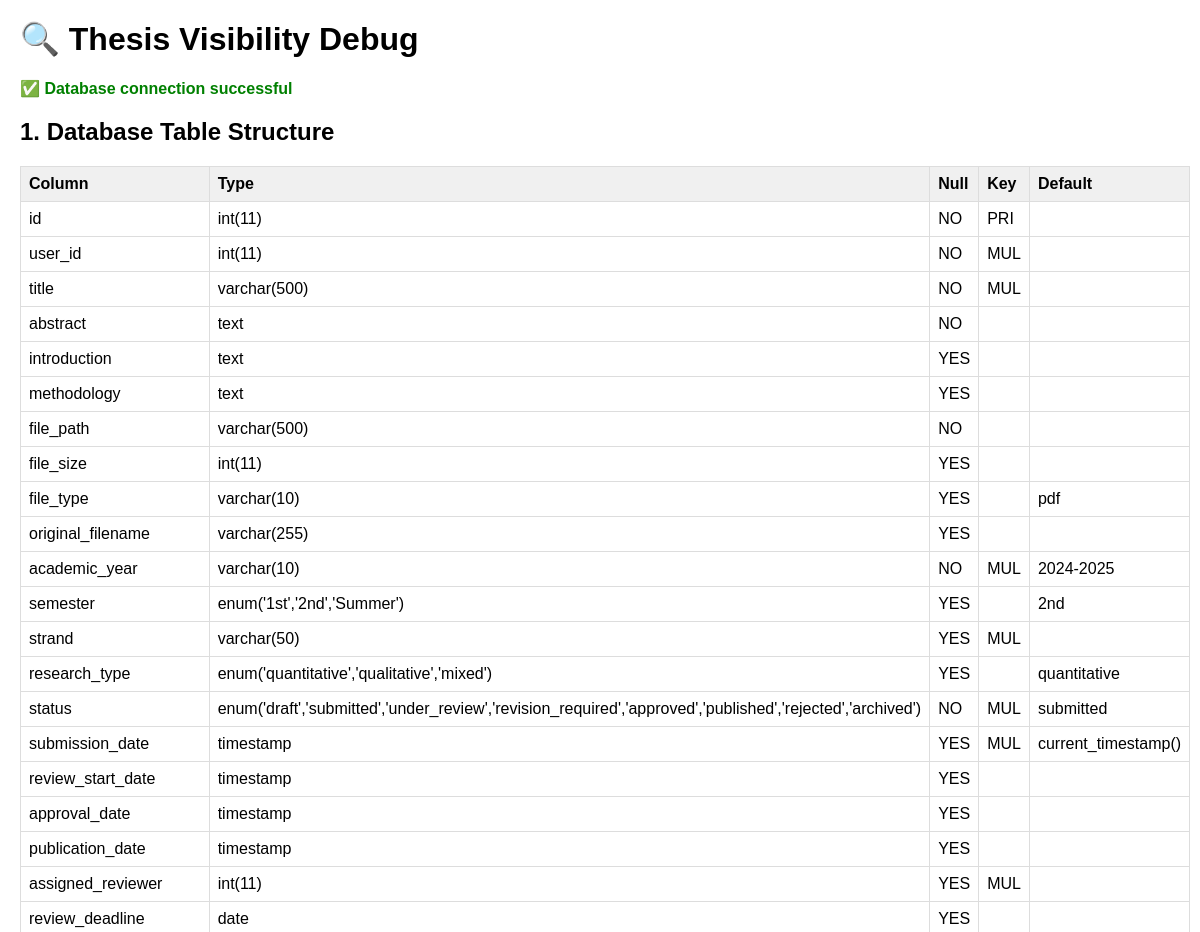
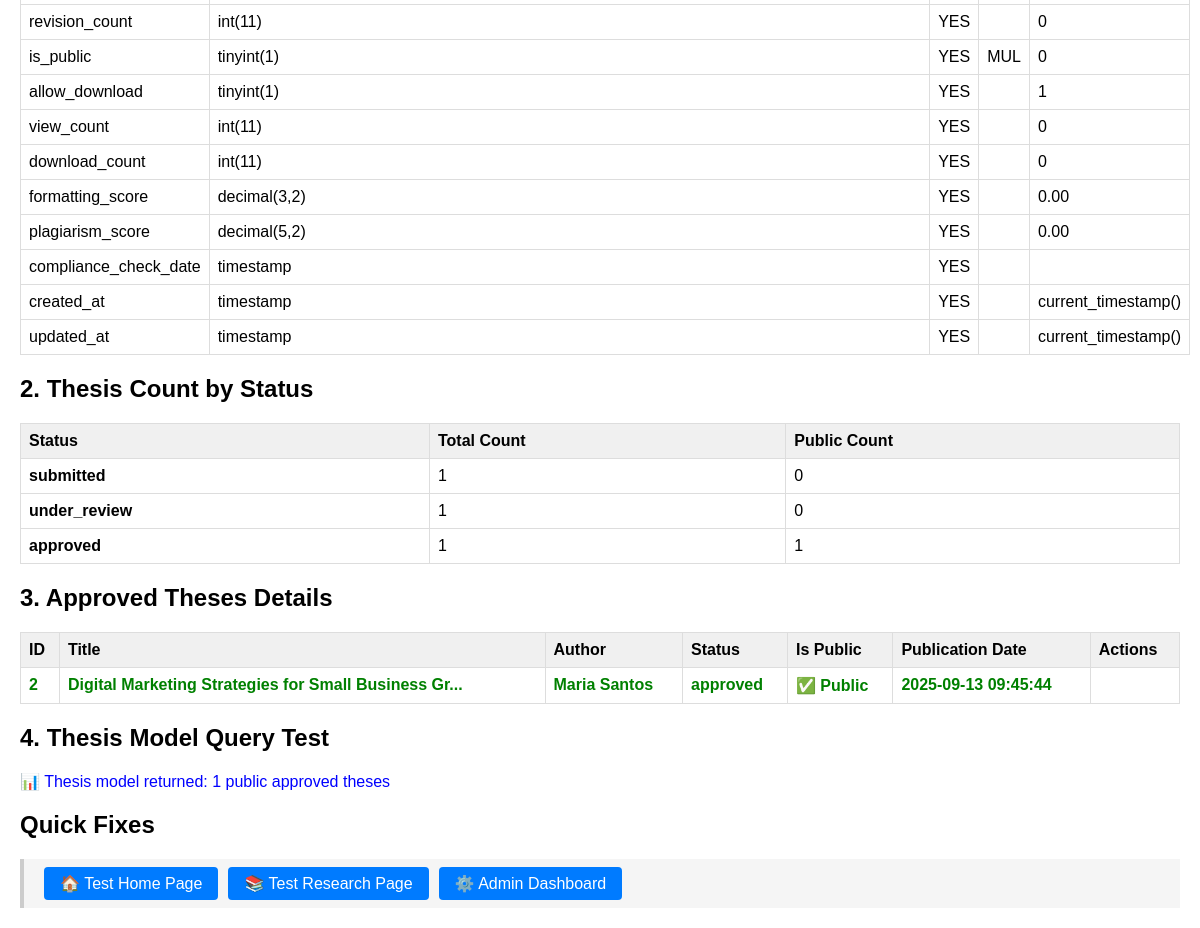
The app's page /debug_thesis_visibility.php with its own data (2 pictures, top to bottom).
### tables this page shows
CREATE TABLE IF NOT EXISTS theses (
    id INT AUTO_INCREMENT PRIMARY KEY,
    user_id INT NOT NULL,
    title VARCHAR(500) NOT NULL,
    abstract TEXT NOT NULL,
    introduction TEXT,
    methodology TEXT,
    
     
    file_path VARCHAR(500) NOT NULL,
    file_size INT,  
    file_type VARCHAR(10) DEFAULT 'pdf',
    original_filename VARCHAR(255),
    
     
    academic_year VARCHAR(10) NOT NULL DEFAULT '2024-2025',  
    semester ENUM('1st','2nd','Summer') DEFAULT '2nd',
    strand VARCHAR(50),
    research_type ENUM('quantitative','qualitative','mixed') DEFAULT 'quantitative',
    
     
    status ENUM(
        'draft',
        'submitted', 
        'under_review',
        'revision_required',
        'approved',
        'published',
        'rejected',
        'archived'
    ) NOT NULL DEFAULT 'submitted',
    
     
    submission_date TIMESTAMP DEFAULT CURRENT_TIMESTAMP,
    review_start_date TIMESTAMP NULL,
    approval_date TIMESTAMP NULL,
    publication_date TIMESTAMP NULL,
    
     
    assigned_reviewer INT NULL,  
    review_deadline DATE NULL,
    revision_count INT DEFAULT 0,
    
     
    is_public BOOLEAN DEFAULT FALSE,
    allow_download BOOLEAN DEFAULT TRUE,
    view_count INT DEFAULT 0,
    download_count INT DEFAULT 0,
    
     
    formatting_score DECIMAL(3,2) DEFAULT 0.00,  
    plagiarism_score DECIMAL(5,2) DEFAULT 0.00,  
    compliance_check_date TIMESTAMP NULL,
    
    created_at TIMESTAMP DEFAULT CURRENT_TIMESTAMP,
    updated_at TIMESTAMP DEFAULT CURRENT_TIMESTAMP ON UPDATE CURRENT_TIMESTAMP,
    
     
    FOREIGN KEY (user_id) REFERENCES users(id) ON DELETE CASCADE,
    FOREIGN KEY (assigned_reviewer) REFERENCES users(id) ON DELETE SET NULL,
    
     
    INDEX idx_status (status),
    INDEX idx_academic_year (academic_year),
    INDEX idx_strand (strand),
    INDEX idx_user_id (user_id),
    INDEX idx_submission_date (submission_date),
    INDEX idx_is_public (is_public),
    INDEX idx_title (title(100)),  
    
     
    FULLTEXT(title, abstract)
);

CREATE TABLE IF NOT EXISTS users (
    id INT AUTO_INCREMENT PRIMARY KEY,
    employee_id VARCHAR(20) UNIQUE,
    name VARCHAR(100) NOT NULL,
    email VARCHAR(120) NOT NULL UNIQUE,
    password VARCHAR(255) NOT NULL,
    role ENUM('student','faculty','admin','librarian') NOT NULL DEFAULT 'student',
    department VARCHAR(100),
    strand VARCHAR(50),  
    year_level VARCHAR(20),  
    phone VARCHAR(20),
    status ENUM('active','inactive','suspended') DEFAULT 'active',
    profile_picture VARCHAR(255),
    created_at TIMESTAMP DEFAULT CURRENT_TIMESTAMP,
    updated_at TIMESTAMP DEFAULT CURRENT_TIMESTAMP ON UPDATE CURRENT_TIMESTAMP,
    
    INDEX idx_role (role),
    INDEX idx_department (department),
    INDEX idx_strand (strand),
    INDEX idx_status (status)
);

### models/Database.php (called while the page is built, shortened)
<?php
class Database {
    private static $instance = null;
    public static function getInstance() {
        if (self::$instance === null) {
            $host = $_ENV['DB_HOST'] ?? getenv('DB_HOST') ?: 'localhost';
            $dbname = $_ENV['DB_DATABASE'] ?? getenv('DB_DATABASE') ?: 'thesis_db';
            $username = $_ENV['DB_USERNAME'] ?? getenv('DB_USERNAME') ?: 'root';
            $password = $_ENV['DB_PASSWORD'] ?? getenv('DB_PASSWORD') ?: '';
            $port = $_ENV['DB_PORT'] ?? getenv('DB_PORT') ?: '3306';
            $dsn = "mysql:host={$host};port={$port};dbname={$dbname};charset=utf8mb4";
            try {
                self::$instance = new PDO($dsn, $username, $password, [
                    PDO::ATTR_ERRMODE => PDO::ERRMODE_EXCEPTION,
                    PDO::ATTR_DEFAULT_FETCH_MODE => PDO::FETCH_ASSOC,
                    PDO::ATTR_EMULATE_PREPARES => false,
                    PDO::MYSQL_ATTR_INIT_COMMAND => "SET NAMES utf8mb4"
                ]);
                self::$instance->query("SELECT 1");
            } catch (PDOException $e) {
                error_log("Database Connection Failed: " . $e->getMessage());
                if (getenv('APP_ENV') === 'development' || $_ENV['APP_ENV'] ?? 'production' === 'development') {
                    die("Database Connection Failed: " . $e->getMessage());
                } else {
                    die("Database connection error. Please contact support.");
                }
            }
        }
        return self::$instance;
    }
}

### models/Thesis.php (called while the page is built, shortened)
<?php
require_once __DIR__ . '/Database.php';
class Thesis {
    private $db;
    public function __construct() {
        $this->db = Database::getInstance();
    }
    public function approvedPublic() {
        $hasIsPublicColumn = $this->columnExists('is_public');
        if ($hasIsPublicColumn) {
            $stmt = $this->db->prepare("
                SELECT t.*, u.name as author, u.name as author_name
                FROM theses t
                LEFT JOIN users u ON t.user_id = u.id
                WHERE t.status = 'approved' AND (t.is_public = 1 OR t.is_public IS NULL)
                ORDER BY t.created_at DESC
            ");
        }
        $stmt->execute();
        return $stmt->fetchAll(PDO::FETCH_ASSOC);
    }
    private function columnExists($columnName) {
        try {
            $stmt = $this->db->prepare("SHOW COLUMNS FROM theses LIKE ?");
            $stmt->execute([$columnName]);
            return $stmt->rowCount() > 0;
        } catch (Exception $e) {
            return false;
        }
    }
}
?>

### debug_thesis_visibility.php (the view, shortened to what this page needs)
<?php
require_once __DIR__ . '/helpers.php';
echo "<h1>🔍 Thesis Visibility Debug</h1>";
try {
    require_once __DIR__ . '/models/Database.php';
    require_once __DIR__ . '/models/Thesis.php';
    $db = Database::getInstance();
    echo "<div class='success'>✅ Database connection successful</div>";
    echo "<h2>1. Database Table Structure</h2>";
    $stmt = $db->query("DESCRIBE theses");
    $columns = $stmt->fetchAll();
    echo "<table>";
    echo "<tr><th>Column</th><th>Type</th><th>Null</th><th>Key</th><th>Default</th></tr>";
    foreach ($columns as $column) {
        echo "<tr>";
        echo "<td>{$column['Field']}</td>";
        echo "<td>{$column['Type']}</td>";
        echo "<td>{$column['Null']}</td>";
        echo "<td>{$column['Key']}</td>";
        echo "<td>{$column['Default']}</td>";
        echo "</tr>";
    }
    echo "</table>";
    echo "<h2>2. Thesis Count by Status</h2>";
    $stmt = $db->query("
        SELECT
            status,
            COUNT(*) as count,
            COUNT(CASE WHEN is_public = 1 THEN 1 END) as public_count
        FROM theses
        GROUP BY status
        ORDER BY count DESC
    ");
    $statusCounts = $stmt->fetchAll();
    if (!empty($statusCounts)) {
        echo "<table>";
        echo "<tr><th>Status</th><th>Total Count</th><th>Public Count</th></tr>";
        foreach ($statusCounts as $status) {
            echo "<tr>";
            echo "<td><strong>{$status['status']}</strong></td>";
            echo "<td>{$status['count']}</td>";
            echo "<td>" . ($status['public_count'] ?? 'N/A') . "</td>";
            echo "</tr>";
        }
        echo "</table>";
    } else {
        echo "<div class='warning'>⚠️ No theses found in database</div>";
    }
    echo "<h2>3. Approved Theses Details</h2>";
    $stmt = $db->query("
        SELECT
            t.id,
            t.title,
            t.status,
            t.is_public,
            t.publication_date,
            t.created_at,
            u.name as author
        FROM theses t
        LEFT JOIN users u ON t.user_id = u.id
        WHERE t.status = 'approved'
        ORDER BY t.created_at DESC
    ");
    $approvedTheses = $stmt->fetchAll();
    if (!empty($approvedTheses)) {
        echo "<table>";
        echo "<tr><th>ID</th><th>Title</th><th>Author</th><th>Status</th><th>Is Public</th><th>Publication Date</th><th>Actions</th></tr>";
        foreach ($approvedTheses as $thesis) {
            $isPublic = $thesis['is_public'] ?? 1;
            $rowClass = $isPublic ? 'success' : 'warning';
            echo "<tr class='$rowClass'>";
            echo "<td>{$thesis['id']}</td>";
            echo "<td>" . htmlspecialchars(substr($thesis['title'], 0, 50)) . "...</td>";
            echo "<td>" . htmlspecialchars($thesis['author'] ?? 'N/A') . "</td>";
            echo "<td><strong>{$thesis['status']}</strong></td>";
            echo "<td>" . ($isPublic ? '✅ Public' : '❌ Private') . "</td>";
            echo "<td>" . ($thesis['publication_date'] ?? 'N/A') . "</td>";
            echo "<td>";
            echo "</td>";
            echo "</tr>";
        }
        echo "</table>";
    } else {
        echo "<div class='warning'>⚠️ No approved theses found!</div>";
    }
    echo "<h2>4. Thesis Model Query Test</h2>";
    try {
        $thesisModel = new Thesis();
        $publicTheses = $thesisModel->approvedPublic();
        echo "<div class='info'>📊 Thesis model returned: " . count($publicTheses) . " public approved theses</div>";
    } catch (Exception $e) {
        echo "<div class='error'>❌ Thesis model error: " . $e->getMessage() . "</div>";
    }
    echo "<h2>Quick Fixes</h2>";
    echo "<div class='section'>";
    echo "<a href='index.php' class='test-btn'>🏠 Test Home Page</a>";
    echo "<a href='index.php?route=research' class='test-btn'>📚 Test Research Page</a>";
    echo "<a href='index.php?route=admin/dashboard' class='test-btn'>⚙️ Admin Dashboard</a>";
    echo "</div>";
} catch (Exception $e) {
    echo "<div class='error'>❌ Critical Error: " . $e->getMessage() . "</div>";
    echo "<div class='section'>";
    echo "<strong>Possible solutions:</strong><br>";
    echo "1. Check if Database.php exists and is properly configured<br>";
    echo "2. Verify database connection settings<br>";
    echo "3. Make sure the theses table exists<br>";
    echo "4. Run the SQL initialization script<br>";
    echo "</div>";
}
?>

### debug_thesis_visibility.php (style rules this page uses)
.success { color: green; font-weight: bold; }
.info { color: blue; }
table { border-collapse: collapse; width: 100%; margin: 10px 0; }
th, td { border: 1px solid #ddd; padding: 8px; text-align: left; }
th { background: #f0f0f0; }
.section { background: #f5f5f5; padding: 15px; margin: 10px 0; border-left: 4px solid #ccc; }
.test-btn { background: #007bff; color: white; padding: 8px 16px; text-decoration: none; border-radius: 4px; margin: 5px; }

### records on screen
theses: id "2", title "Digital Marketing Strategies for Small Business Gr", user.name "Maria Santos", status "approved", is_public "✅ Public", publication_date "2025-09-13 09:45:44"

### other values on screen
$column['Field'] "id"
$column['Type'] "int(11)"
$column['Null'] "NO"
$column['Key'] "PRI"
$column['Field'] "user_id"
$column['Key'] "MUL"
$column['Field'] "title"
$column['Type'] "varchar(500)"
$column['Field'] "abstract"
$column['Type'] "text"
$column['Field'] "introduction"
$column['Null'] "YES"
$column['Field'] "methodology"
$column['Field'] "file_path"
$column['Field'] "file_size"
